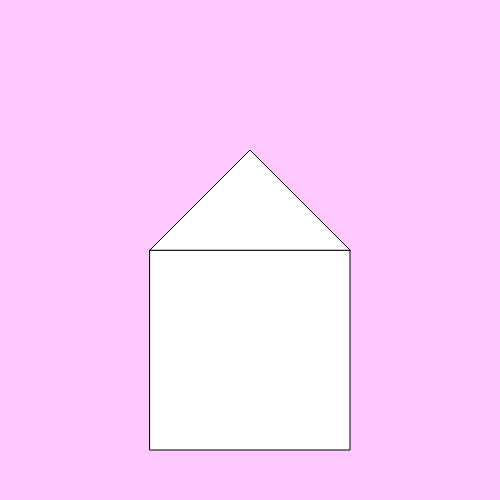
Frame 1 (no input)
Frame 60 (no input): identical to frame 1, image omitted
Frame 120 (the mouse pressed at the canvas centre since frame 60): identical to frame 1, image omitted

The p5.js sketch that drew this single still picture (run headless with seeded random() and noise() and a simulated clock; from frame 60 on, the mouse is pressed at the canvas centre):

// p5.js sketch
// ── sketch.js
/* SS1_Eileen2
this is my house*/

function setup() {
  createCanvas (500, 500);
}

function draw() {
  background(255,200,255);
  square(150,250,200);
  triangle(150,250,250,150,350,250);
}
  





  
  
  
  
